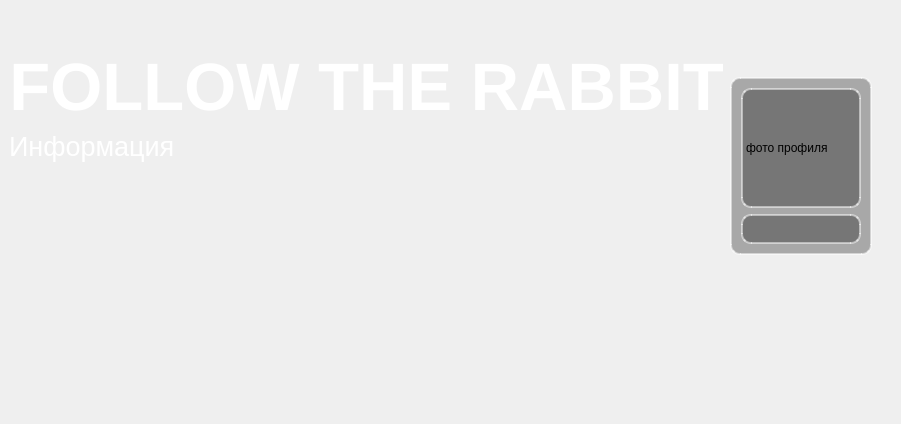
<?xml version="1.0" encoding="UTF-8"?>
<ui version="4.0">
 <class>MainWindow</class>
 <widget class="QMainWindow" name="MainWindow">
  <property name="geometry">
   <rect>
    <x>0</x>
    <y>0</y>
    <width>871</width>
    <height>424</height>
   </rect>
  </property>
  <property name="windowTitle">
   <string>follow the rabbit</string>
  </property>
  <property name="styleSheet">
   <string notr="true"/>
  </property>
  <widget class="QWidget" name="centralwidget">
   <property name="styleSheet">
    <string notr="true"/>
   </property>
   <layout class="QVBoxLayout" name="verticalLayout_5">
    <item>
     <layout class="QVBoxLayout" name="verticalLayout_4">
      <item>
       <layout class="QHBoxLayout" name="horizontalLayout_2">
        <item>
         <layout class="QHBoxLayout" name="horizontalLayout_3">
          <item>
           <layout class="QVBoxLayout" name="verticalLayout_8">
            <item>
             <spacer name="verticalSpacer_3">
              <property name="orientation">
               <enum>Qt::Orientation::Vertical</enum>
              </property>
              <property name="sizeHint" stdset="0">
               <size>
                <width>20</width>
                <height>40</height>
               </size>
              </property>
             </spacer>
            </item>
            <item alignment="Qt::AlignmentFlag::AlignLeft">
             <widget class="QLabel" name="label">
              <property name="font">
               <font>
                <family>Segoe UI</family>
                <pointsize>50</pointsize>
                <bold>true</bold>
               </font>
              </property>
              <property name="styleSheet">
               <string notr="true">color: white</string>
              </property>
              <property name="text">
               <string>FOLLOW THE RABBIT</string>
              </property>
              <property name="alignment">
               <set>Qt::AlignmentFlag::AlignCenter</set>
              </property>
             </widget>
            </item>
            <item>
             <widget class="QLabel" name="label_4">
              <property name="font">
               <font>
                <pointsize>20</pointsize>
               </font>
              </property>
              <property name="styleSheet">
               <string notr="true">color:white</string>
              </property>
              <property name="text">
               <string>Информация</string>
              </property>
             </widget>
            </item>
            <item>
             <spacer name="verticalSpacer_9">
              <property name="orientation">
               <enum>Qt::Orientation::Vertical</enum>
              </property>
              <property name="sizeHint" stdset="0">
               <size>
                <width>20</width>
                <height>40</height>
               </size>
              </property>
             </spacer>
            </item>
            <item>
             <spacer name="verticalSpacer_8">
              <property name="orientation">
               <enum>Qt::Orientation::Vertical</enum>
              </property>
              <property name="sizeHint" stdset="0">
               <size>
                <width>20</width>
                <height>40</height>
               </size>
              </property>
             </spacer>
            </item>
            <item>
             <spacer name="verticalSpacer_7">
              <property name="orientation">
               <enum>Qt::Orientation::Vertical</enum>
              </property>
              <property name="sizeHint" stdset="0">
               <size>
                <width>20</width>
                <height>40</height>
               </size>
              </property>
             </spacer>
            </item>
            <item>
             <spacer name="verticalSpacer_2">
              <property name="orientation">
               <enum>Qt::Orientation::Vertical</enum>
              </property>
              <property name="sizeHint" stdset="0">
               <size>
                <width>20</width>
                <height>40</height>
               </size>
              </property>
             </spacer>
            </item>
           </layout>
          </item>
          <item>
           <layout class="QVBoxLayout" name="verticalLayout_9">
            <item>
             <spacer name="verticalSpacer_5">
              <property name="orientation">
               <enum>Qt::Orientation::Vertical</enum>
              </property>
              <property name="sizeHint" stdset="0">
               <size>
                <width>20</width>
                <height>40</height>
               </size>
              </property>
             </spacer>
            </item>
            <item alignment="Qt::AlignmentFlag::AlignRight|Qt::AlignmentFlag::AlignVCenter">
             <widget class="QFrame" name="frame">
              <property name="styleSheet">
               <string notr="true">QFrame {
    border: 2px solid rgba(255,255,255,0.5);
    border-radius: 10px;
    background: rgba(0,0,0,0.3);
}</string>
              </property>
              <property name="frameShape">
               <enum>QFrame::Shape::StyledPanel</enum>
              </property>
              <property name="frameShadow">
               <enum>QFrame::Shadow::Raised</enum>
              </property>
              <layout class="QVBoxLayout" name="verticalLayout_6">
               <item alignment="Qt::AlignmentFlag::AlignHCenter|Qt::AlignmentFlag::AlignVCenter">
                <widget class="QLabel" name="label_2">
                 <property name="sizePolicy">
                  <sizepolicy hsizetype="Fixed" vsizetype="Fixed">
                   <horstretch>0</horstretch>
                   <verstretch>0</verstretch>
                  </sizepolicy>
                 </property>
                 <property name="minimumSize">
                  <size>
                   <width>120</width>
                   <height>120</height>
                  </size>
                 </property>
                 <property name="maximumSize">
                  <size>
                   <width>120</width>
                   <height>120</height>
                  </size>
                 </property>
                 <property name="text">
                  <string>фото профиля</string>
                 </property>
                </widget>
               </item>
               <item>
                <widget class="QLabel" name="label_3">
                 <property name="sizePolicy">
                  <sizepolicy hsizetype="Fixed" vsizetype="Fixed">
                   <horstretch>0</horstretch>
                   <verstretch>0</verstretch>
                  </sizepolicy>
                 </property>
                 <property name="minimumSize">
                  <size>
                   <width>120</width>
                   <height>30</height>
                  </size>
                 </property>
                 <property name="maximumSize">
                  <size>
                   <width>120</width>
                   <height>30</height>
                  </size>
                 </property>
                 <property name="textFormat">
                  <enum>Qt::TextFormat::AutoText</enum>
                 </property>
                 <property name="alignment">
                  <set>Qt::AlignmentFlag::AlignCenter</set>
                 </property>
                 <property name="textInteractionFlags">
                  <set>Qt::TextInteractionFlag::LinksAccessibleByMouse|Qt::TextInteractionFlag::TextSelectableByMouse</set>
                 </property>
                </widget>
               </item>
              </layout>
             </widget>
            </item>
            <item>
             <spacer name="verticalSpacer_4">
              <property name="orientation">
               <enum>Qt::Orientation::Vertical</enum>
              </property>
              <property name="sizeHint" stdset="0">
               <size>
                <width>20</width>
                <height>40</height>
               </size>
              </property>
             </spacer>
            </item>
           </layout>
          </item>
          <item>
           <spacer name="verticalSpacer_10">
            <property name="orientation">
             <enum>Qt::Orientation::Vertical</enum>
            </property>
            <property name="sizeHint" stdset="0">
             <size>
              <width>20</width>
              <height>40</height>
             </size>
            </property>
           </spacer>
          </item>
         </layout>
        </item>
       </layout>
      </item>
      <item>
       <layout class="QHBoxLayout" name="horizontalLayout">
        <item>
         <spacer name="horizontalSpacer_2">
          <property name="orientation">
           <enum>Qt::Orientation::Horizontal</enum>
          </property>
          <property name="sizeHint" stdset="0">
           <size>
            <width>40</width>
            <height>20</height>
           </size>
          </property>
         </spacer>
        </item>
        <item>
         <layout class="QVBoxLayout" name="verticalLayout_2">
          <item>
           <layout class="QFormLayout" name="formLayout"/>
          </item>
          <item>
           <spacer name="verticalSpacer">
            <property name="orientation">
             <enum>Qt::Orientation::Vertical</enum>
            </property>
            <property name="sizeHint" stdset="0">
             <size>
              <width>20</width>
              <height>40</height>
             </size>
            </property>
           </spacer>
          </item>
         </layout>
        </item>
        <item>
         <spacer name="horizontalSpacer_12">
          <property name="orientation">
           <enum>Qt::Orientation::Horizontal</enum>
          </property>
          <property name="sizeHint" stdset="0">
           <size>
            <width>40</width>
            <height>20</height>
           </size>
          </property>
         </spacer>
        </item>
        <item>
         <spacer name="horizontalSpacer_13">
          <property name="orientation">
           <enum>Qt::Orientation::Horizontal</enum>
          </property>
          <property name="sizeHint" stdset="0">
           <size>
            <width>40</width>
            <height>20</height>
           </size>
          </property>
         </spacer>
        </item>
        <item>
         <spacer name="horizontalSpacer_15">
          <property name="orientation">
           <enum>Qt::Orientation::Horizontal</enum>
          </property>
          <property name="sizeHint" stdset="0">
           <size>
            <width>40</width>
            <height>20</height>
           </size>
          </property>
         </spacer>
        </item>
        <item>
         <spacer name="horizontalSpacer_11">
          <property name="orientation">
           <enum>Qt::Orientation::Horizontal</enum>
          </property>
          <property name="sizeHint" stdset="0">
           <size>
            <width>40</width>
            <height>20</height>
           </size>
          </property>
         </spacer>
        </item>
        <item>
         <spacer name="horizontalSpacer_14">
          <property name="orientation">
           <enum>Qt::Orientation::Horizontal</enum>
          </property>
          <property name="sizeHint" stdset="0">
           <size>
            <width>40</width>
            <height>20</height>
           </size>
          </property>
         </spacer>
        </item>
        <item>
         <spacer name="horizontalSpacer_10">
          <property name="orientation">
           <enum>Qt::Orientation::Horizontal</enum>
          </property>
          <property name="sizeHint" stdset="0">
           <size>
            <width>40</width>
            <height>20</height>
           </size>
          </property>
         </spacer>
        </item>
        <item>
         <spacer name="horizontalSpacer_9">
          <property name="orientation">
           <enum>Qt::Orientation::Horizontal</enum>
          </property>
          <property name="sizeHint" stdset="0">
           <size>
            <width>40</width>
            <height>20</height>
           </size>
          </property>
         </spacer>
        </item>
        <item>
         <spacer name="horizontalSpacer_8">
          <property name="orientation">
           <enum>Qt::Orientation::Horizontal</enum>
          </property>
          <property name="sizeHint" stdset="0">
           <size>
            <width>40</width>
            <height>20</height>
           </size>
          </property>
         </spacer>
        </item>
        <item>
         <spacer name="horizontalSpacer_7">
          <property name="orientation">
           <enum>Qt::Orientation::Horizontal</enum>
          </property>
          <property name="sizeHint" stdset="0">
           <size>
            <width>40</width>
            <height>20</height>
           </size>
          </property>
         </spacer>
        </item>
        <item>
         <spacer name="horizontalSpacer_6">
          <property name="orientation">
           <enum>Qt::Orientation::Horizontal</enum>
          </property>
          <property name="sizeHint" stdset="0">
           <size>
            <width>40</width>
            <height>20</height>
           </size>
          </property>
         </spacer>
        </item>
        <item>
         <spacer name="horizontalSpacer_5">
          <property name="orientation">
           <enum>Qt::Orientation::Horizontal</enum>
          </property>
          <property name="sizeHint" stdset="0">
           <size>
            <width>40</width>
            <height>20</height>
           </size>
          </property>
         </spacer>
        </item>
        <item>
         <spacer name="horizontalSpacer_4">
          <property name="orientation">
           <enum>Qt::Orientation::Horizontal</enum>
          </property>
          <property name="sizeHint" stdset="0">
           <size>
            <width>40</width>
            <height>20</height>
           </size>
          </property>
         </spacer>
        </item>
        <item>
         <spacer name="horizontalSpacer">
          <property name="orientation">
           <enum>Qt::Orientation::Horizontal</enum>
          </property>
          <property name="sizeHint" stdset="0">
           <size>
            <width>40</width>
            <height>20</height>
           </size>
          </property>
         </spacer>
        </item>
        <item>
         <layout class="QVBoxLayout" name="verticalLayout"/>
        </item>
        <item>
         <layout class="QVBoxLayout" name="verticalLayout_3"/>
        </item>
        <item>
         <spacer name="horizontalSpacer_16">
          <property name="orientation">
           <enum>Qt::Orientation::Horizontal</enum>
          </property>
          <property name="sizeHint" stdset="0">
           <size>
            <width>40</width>
            <height>20</height>
           </size>
          </property>
         </spacer>
        </item>
        <item>
         <spacer name="horizontalSpacer_3">
          <property name="orientation">
           <enum>Qt::Orientation::Horizontal</enum>
          </property>
          <property name="sizeHint" stdset="0">
           <size>
            <width>40</width>
            <height>20</height>
           </size>
          </property>
         </spacer>
        </item>
       </layout>
      </item>
     </layout>
    </item>
    <item>
     <spacer name="verticalSpacer_6">
      <property name="orientation">
       <enum>Qt::Orientation::Vertical</enum>
      </property>
      <property name="sizeHint" stdset="0">
       <size>
        <width>20</width>
        <height>40</height>
       </size>
      </property>
     </spacer>
    </item>
   </layout>
  </widget>
 </widget>
 <resources/>
 <connections/>
</ui>
